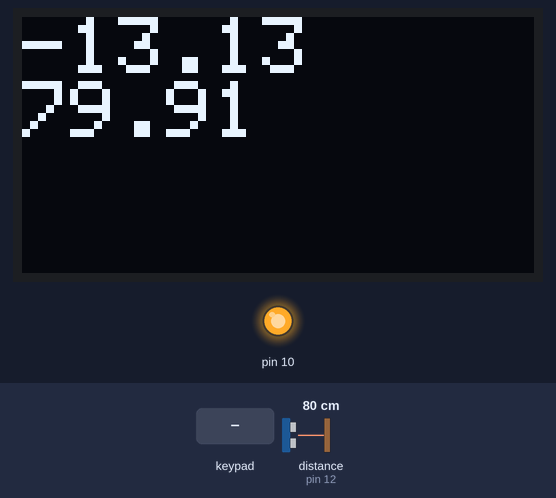
The sketch below on a simulated Arduino Uno, built with avr-gcc and run on an emulated ATmega328P. On the bench: 128×64 one-colour display, output pins drawn as LEDs (lit = HIGH). Wiring (inferred from the names in the program): ultrasonic range finder: trigger pin 11; echo pin 12. The test bench sets the inputs (shaded band); at power-on: distance to the obstacle (sensor on pin 12) 80 cm. The echo pulse lasts 58.3 µs per cm; pins used as bus, display or sensor lines are not drawn.

Above: at 1.2 s.
1.3 s: keypad keys 5 4 3 2 A pressed 0.4 s apart
At 4.9 s:
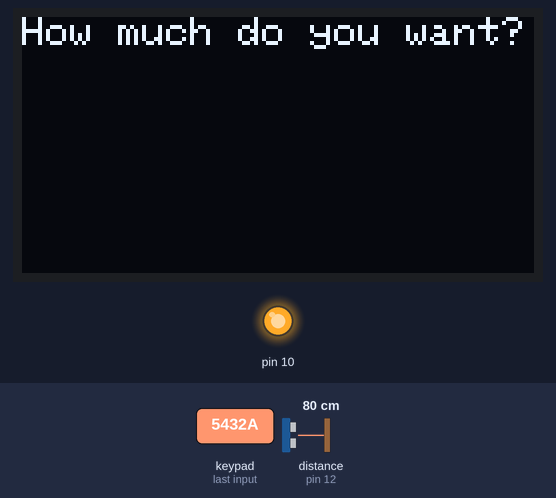
5.2 s: key '#' pressed
At 6.1 s:
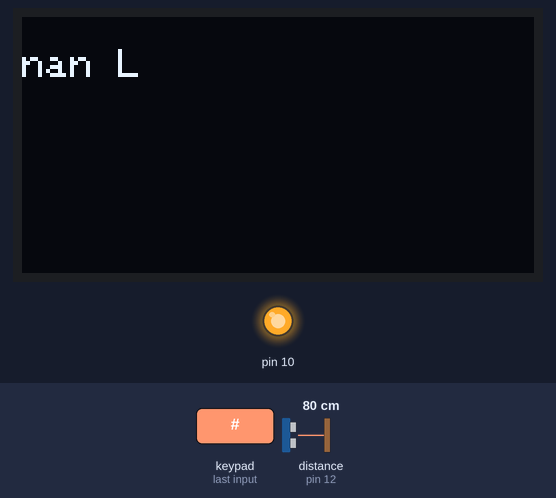
8.2 s: key 'C' pressed
At 9.7 s:
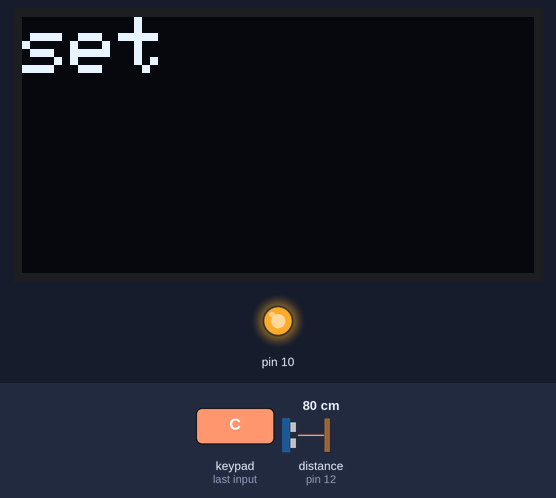
10.0 s: keypad keys 9 8 7 6 A pressed 0.4 s apart
At 12.8 s:
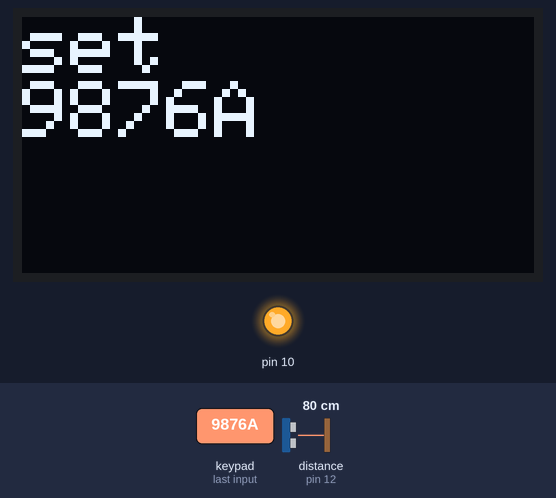
13.5 s: keypad keys 9 8 7 6 D pressed 0.4 s apart
At 15.6 s:
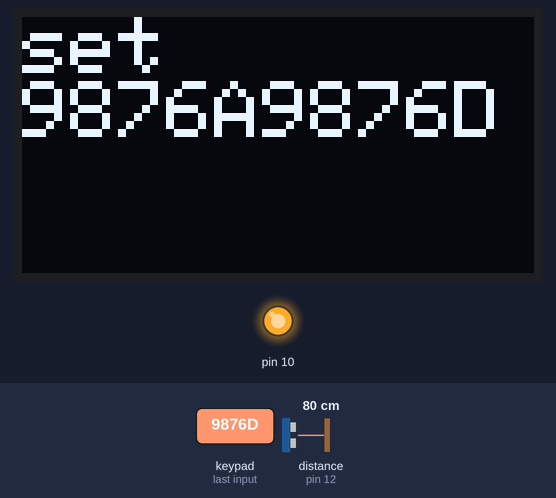
17.0 s: key '1' pressed
At 17.9 s:
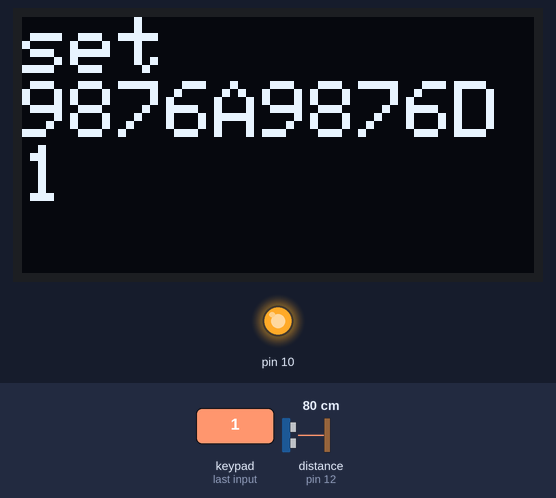
Timing chart, 0 to 19.5 s (numbered marks = the images above; inputs shaded):
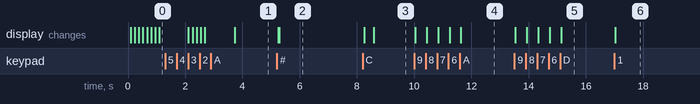

Measured:
- after the input at 1.3 s, the display: first changes after 0.80 s (image 1 shows a later state)
- after the input at 5.2 s, the display: first changes after 0.06 s (image 2 shows a later state)
- after the input at 8.2 s, the display: first differs from a run without the input after 0.39 s (image 3)
- after the input at 10.0 s, the display: first changes at once (image 4 shows a later state)
- after the input at 13.5 s, the display: first changes at once (image 5 shows a later state)
- after the input at 17.0 s, the display: changes at once (image 6)

The sketch:

jira_pump.ino
```cpp
#include <SPI.h>
#include <Wire.h>
#include <Adafruit_GFX.h>
#include <Adafruit_SSD1306.h>
#define OLED_RESET 4
Adafruit_SSD1306 display(OLED_RESET);

#define TRIG_PIN 11
#define ECHO_PIN 12

long duration;
float distance;


float alpha = 0.7;  // ค่าคงที่สำหรับ EMA (0.1 = ความไวต่ำ, 0.9 = ความไวสูง)
float smoothedDistance = 0;

#include <Keypad.h>
const byte ROWS = 4; //four rows
const byte COLS = 4; //three columns
char keys[ROWS][COLS] = {
  {'1', '2', '3', 'A'},
  {'4', '5', '6', 'B'},
  {'7', '8', '9', 'C'},
  {'*', '0', '#', 'D'}
};
byte rowPins[ROWS] = {9, 8, 7, 6};
byte colPins[COLS] = {5, 4, 3, 2};
Keypad keypad = Keypad( makeKeymap(keys), rowPins, colPins, ROWS, COLS );

String inputString = "";
bool inputComplete =false;
float set;
float oil;
float liter;
float volume;

float getWaterLevel() {
    digitalWrite(TRIG_PIN, LOW);
    delayMicroseconds(2);
    digitalWrite(TRIG_PIN, HIGH);
    delayMicroseconds(10);
    digitalWrite(TRIG_PIN, LOW);

    duration = pulseIn(ECHO_PIN, HIGH);
    distance = duration * 0.0344 / 2.0;
    smoothedDistance = alpha * distance + (1 - alpha) * smoothedDistance;
}
float getWaterVolume() {
    getWaterLevel();
//    return ((smoothedDistance-3.0)/(19.0-3.0)) * (3.5-0) + 0;
    int p = map(smoothedDistance, 3, 19, 100, 0);
    return (p/100.0)*3.50;
//    return map(smoothedDistance, 3.0, 19.0, 100, 0);
}


void setup() {
      pinMode(10, OUTPUT);
      digitalWrite(10, HIGH);
      pinMode(TRIG_PIN, OUTPUT);
      pinMode(ECHO_PIN, INPUT);
      display.begin(SSD1306_SWITCHCAPVCC, 0x3c); //initialize I2C addr 0x3c
      display.clearDisplay(); // clears the screen and buffer
      display.drawPixel(127, 63, WHITE);
      display.display();
      Serial.begin(9600);
}

void loop() {
    volume = getWaterVolume();
    display.clearDisplay();
    display.setTextSize(2);
    display.setTextColor(WHITE);
    display.setCursor(0,0);
    display.println(volume);
    display.println(smoothedDistance);
    display.display();
    delay(10);
  char key = keypad.getKey();

 if (key == 'C') {
     display.clearDisplay();
     display.setTextSize(2);
     display.setTextColor(WHITE);
     display.setCursor(0,0);
     display.println("set ");
     display.display();

     while (1) {
      char key = keypad.getKey();
      if (key){
        if (key == '#'){

          inputComplete =true;
         }else if (key == '*'){
          inputString += '.' ;
         }
         else {
          inputString += key;
         }
         display.clearDisplay();
         display.setCursor(0,0);
         display.println("set ");
         display.print(inputString);
         display.display();
      }
       if (inputComplete) {
        set = inputString.toFloat();
        inputString = "";
        inputComplete = false;
        display.clearDisplay();
        display.display();
        break;
       }
     }

  }else if (key == 'A') {
     display.clearDisplay();
     display.setTextSize(1);
     display.setTextColor(WHITE);
     display.setCursor(0,0);
     display.println("How much do you want?");
     display.display();
     while (1) {
      char key = keypad.getKey();
      if (key){
        if (key == '#'){

          inputComplete =true;
         }else if (key == '*'){
          inputString += '.' ;
         }
         else {
          inputString += key;
         }
         display.clearDisplay();
         display.setCursor(0,0);
         display.println("How much do you want?");
         display.print(inputString);
         display.display();
      }
       if (inputComplete) {
        oil = inputString.toFloat();
        inputString = "";
        inputComplete = false;
        display.clearDisplay();
        display.display();
        break;
       }
     }
     liter = oil/set;
     display.print(liter);
     display.println(" L");
     display.display();
     delay (1000);

     getWaterVolume();
     delay(100);
     getWaterVolume();
     delay(100);
     getWaterVolume();
     delay(100);
     float a = getWaterVolume();
     delay(100);
     if (liter > a) {
        display.clearDisplay();
        display.setTextSize(2);
        display.setTextColor(WHITE);
        display.setCursor(0,0);
        display.println("Oil not enough");
     } else {
        getWaterVolume();
        delay(100);
        getWaterVolume();
        delay(100);
        getWaterVolume();
        delay(100);
        float b = getWaterVolume() - liter;
        delay(100);
        float current = 0;
        while (getWaterVolume()> b){
          delay(100);
          display.clearDisplay();
          display.setTextSize(2);
          display.setTextColor(WHITE);
          display.setCursor(0,0);
          current = getWaterVolume();
          display.println(a - current);
          digitalWrite(10, LOW);
          delay(100);
          if (current <= 0) {
            digitalWrite(10, HIGH);
            display.clearDisplay();
            display.setCursor(0,0);
            display.println("Tank Empty !");
          }
          display.display();
        }
        digitalWrite(10, HIGH);
        delay(1000);
     }


  }
  delay(100);
}
```
